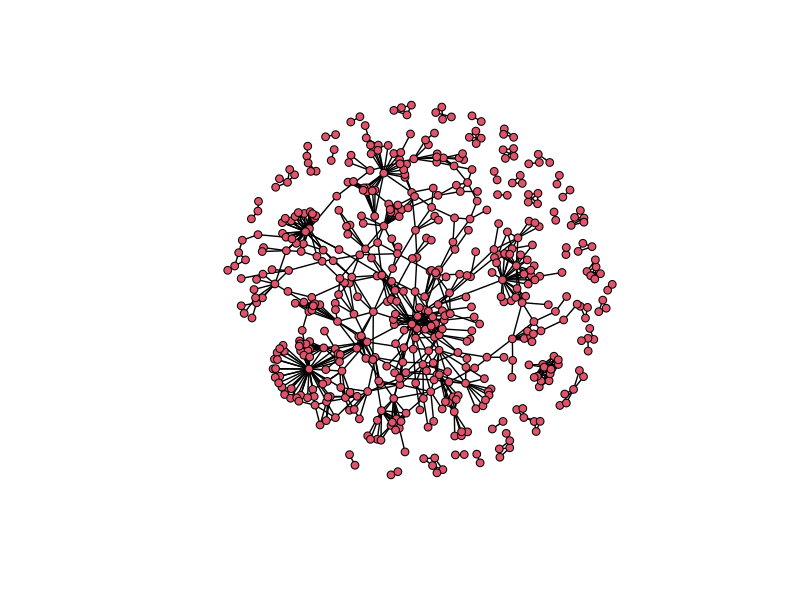
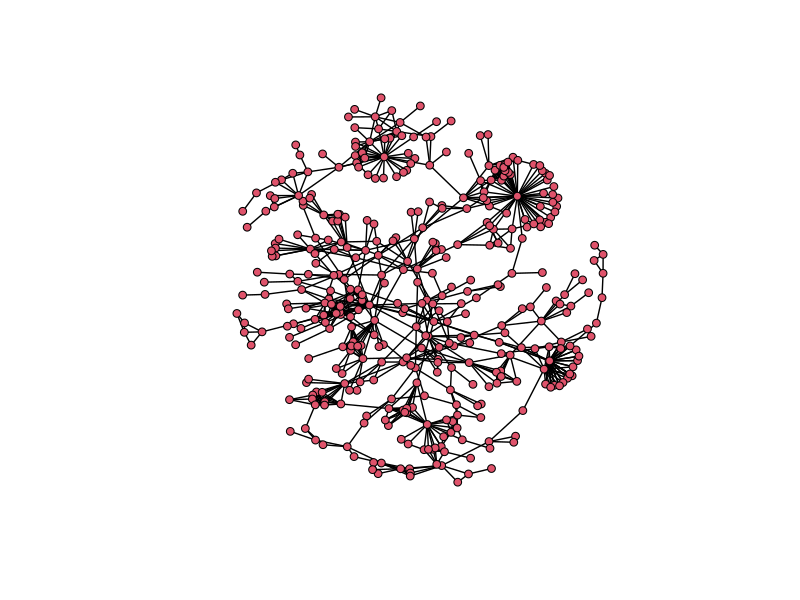
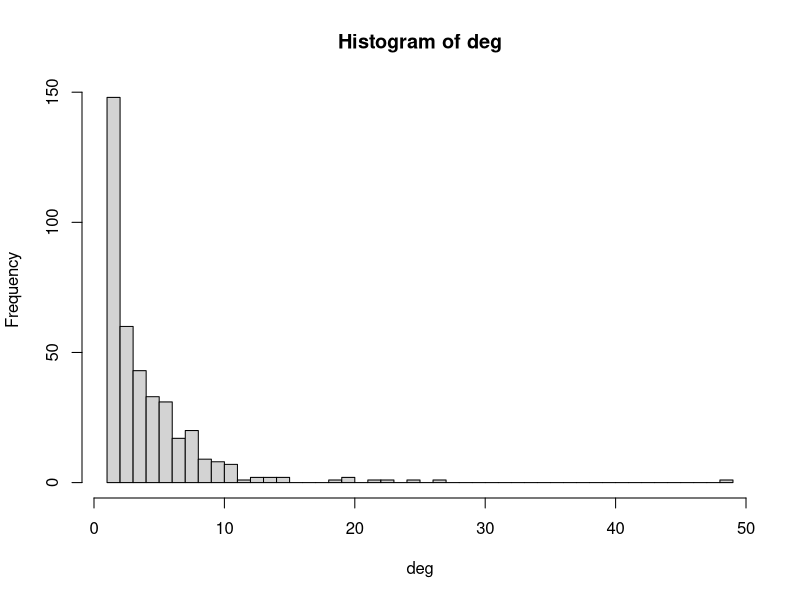

R code for these plots, in order:
here::here()

pira_df <- as.matrix(
  read.csv(
    here::here("Data", "PIRA", "60_PERIOD3_NET.csv"),
    header = TRUE,
    row.names = 1,
    check.names = FALSE
  )
)

range(pira_df) # checking for non binary vals

PIRA3 <- network::network(
  pira_df,
  directed = FALSE,
  loops = FALSE,
  matrix.type = "adjacency"
)

#### Load attributes ####

pira_att <- read.csv(
  here::here("Data", "PIRA", "60_PERIOD3_ATT.csv"),
  stringsAsFactors = FALSE,
  check.names = FALSE
)

# 99999 assumed to be placeholder for missing data
att_mat <- as.matrix(pira_att[, -1, drop = FALSE])
att_mat[att_mat == 99999] <- "Unknown"
pira_att[, -1] <- att_mat

# Remove Age due to high missingness 
if ("Age at Recruitment" %in% names(pira_att)) {
  pira_att[["Age at Recruitment"]] <- NULL
}

ids_net <- network::get.vertex.attribute(PIRA3, "vertex.names")
ids_att <- as.character(pira_att[[1]])

pira_att2 <- pira_att[match(ids_net, ids_att), , drop=FALSE]
stopifnot(all(as.character(pira_att2[[1]]) == ids_net))

# Collapse Brigade
brig_vars <- c(
  "Antrim Brigade", "Derry Brigade", "Armagh Brigade",
  "Down Brigade", "Tyrone Brigade", "Fermanagh Brigade"
)


is_unknown <- apply(pira_att2[brig_vars] == "Unknown", 1, all)

member_matrix <- pira_att2[brig_vars] == 1
brig_name <- brig_vars[max.col(member_matrix, ties.method = "first")]

pira_att2$Brigade <- ifelse(is_unknown, "Unknown", brig_name)

# Use this to specify parameter levels later
known_brig <- setdiff(unique(pira_att2$Brigade), "Unknown")

# Collapse violence status (multicolinearity issues)

pira_att2$ViolenceStatus <- ifelse(
  pira_att2$Period3Vio == 1, "violent",
  ifelse(pira_att2$Period3NonVio == 1, "nonviolent", "other")
)

# Attach all attributes to network
for (col in names(pira_att2)[-1]) {
  network::set.vertex.attribute(PIRA3, col, pira_att2[[col]])
}

par(mfrow = c(1,1))
plot(PIRA3) # highly disconnected, coerce to LCC

# Coerce to LCC
comp <- sna::component.dist(PIRA3)
largest_comp_id <- which.max(table(comp$membership))
keep_nodes <- which(comp$membership == largest_comp_id)
PIRA3_LCC <- network::get.inducedSubgraph(PIRA3, keep_nodes)

plot(PIRA3_LCC)

# Significant core periphery structure
deg <- sna::degree(PIRA3_LCC, gmode = "graph")
hist(deg, breaks = 49, freq = TRUE)
?hist
